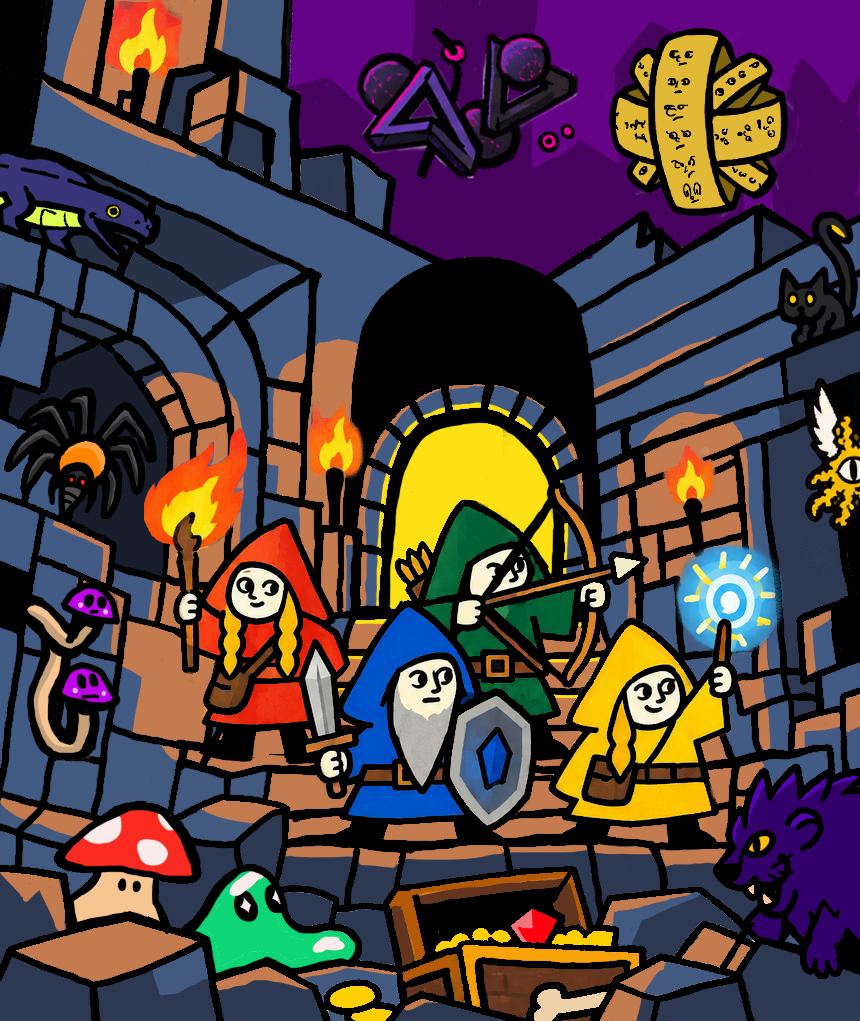
#> input picture art/cover/scene_860.png, 860 x 1021 px; its folder holds 2 pictures in this run; the run also reads 1 picture not shown here
$ python cover.py out.png
#> lines starting #> are read from the running program, lines starting #| are printed output that depends on the picture; after the words box and inside, x2 and y2 are one past the last pixel; in counts of white or black regions, pixels touching at a corner belong together
#> in layer, returned value is the input picture: PIL image 860x1021 RGBA; mean R, G, B, A 78.3, 62, 66.4, 254.9
### tools/art/paper.py
# Paper texture (Jeremy picked "medium", Oct 15, 1.41.26): cold-press paper tooth and little fibres, embossed so the colour
# seems to catch on the bumps, a slight warm paper tint and a soft shadow toward the lower right. Outlines stay clean.
# Applied to every portrait, monster and loot picture; reimport_hires.py applies it to new repaints automatically.
# usage: python3 tools/art/paper.py in.png out.png [strength=1.0]   (light 0.6, medium 1.0, strong 1.6)
import sys, numpy as np
from PIL import Image, ImageFilter, ImageDraw

def paper(im, k=1.0, seed=5):
#> called with k = 1, seed = 5
    rng = np.random.default_rng(seed); S = 2
    base = im.convert('RGBA'); big = base.resize((base.width*S, base.height*S), Image.LANCZOS); W, H = big.size
#> after `W, H = big.size`: W = 1720; H = 2042
    A = np.asarray(big, dtype=np.float32); rgb = A[..., :3].copy(); al = A[..., 3:4]/255
    outline = (rgb.max(2) < 50) & (al[..., 0] > .5)
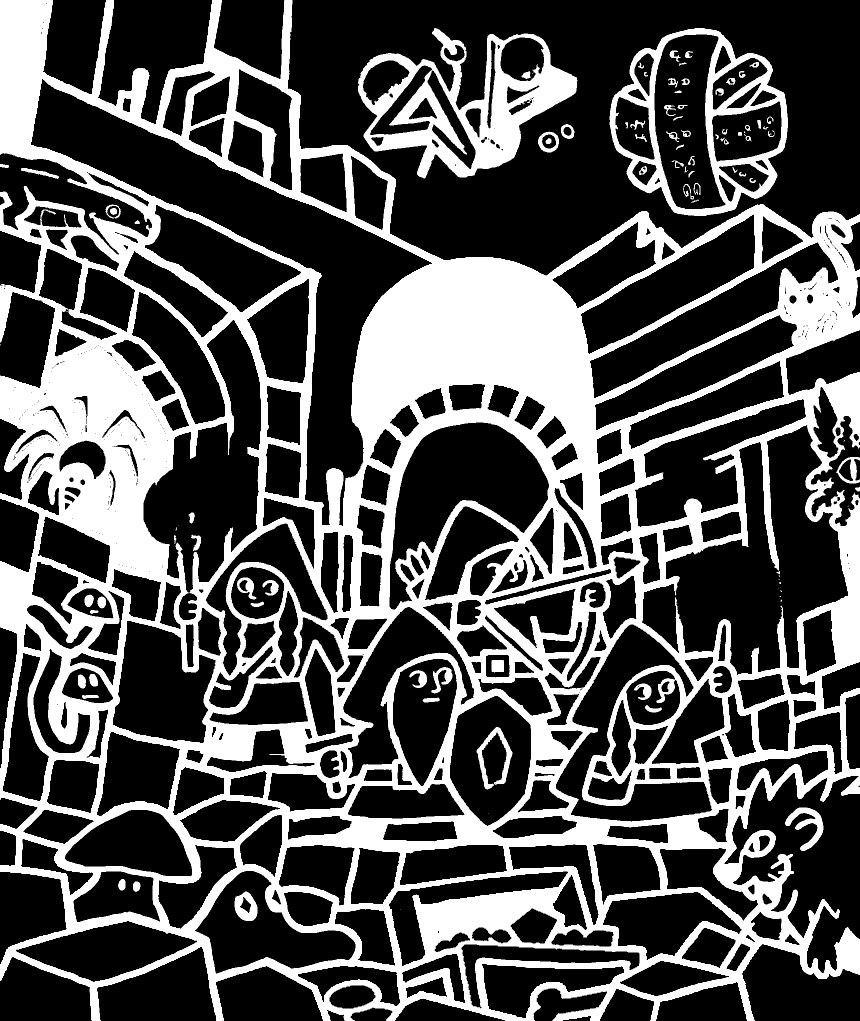
#> outline: shape (2042, 1720) bool (shown at 1/2 size); 32.6% white; 102 white regions (21 under 20 px), largest, box (x1, y1, x2, y2) and area: (0, 0, 1720, 2042) 1045843, (716, 56, 1155, 357) 48462, (1219, 56, 1576, 432) 30396
    ol = np.asarray(Image.fromarray((outline*255).astype(np.uint8)).filter(ImageFilter.MaxFilter(3)), dtype=np.float32)[..., None]/255
#> ol: shape (2042, 1720, 1) float32; values 0 (black) and 1 (white), 36.7% white; 85 white regions (9 under 20 px), largest, box (x1, y1, x2, y2) and area: (0, 0, 1720, 2042) 1169298, (715, 55, 1156, 358) 55194, (1218, 55, 1577, 433) 36511
    fill = (1-ol)*al
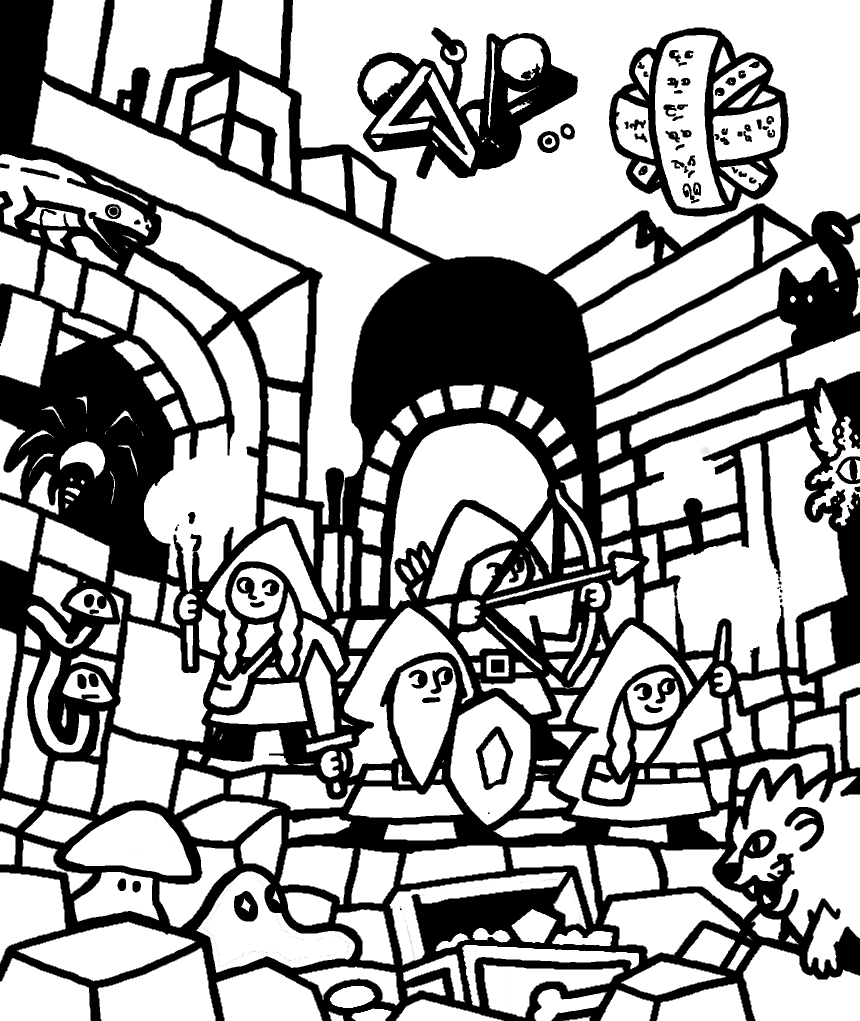
#> fill: shape (2042, 1720, 1) float32 (shown at 1/2 size); min 0, max 1, mean 0.632
    def noise(scale, blur):
        n = Image.fromarray((rng.random((max(2, H//scale), max(2, W//scale)))*255).astype(np.uint8)).resize((W, H), Image.BICUBIC).filter(ImageFilter.GaussianBlur(blur))
        return np.asarray(n, dtype=np.float32)/255-.5
    yy, xx = np.mgrid[0:H, 0:W]
    ys, xs = np.nonzero(al[..., 0] > .5)
    if not len(xs): return base
    cx, cy = xs.mean(), ys.mean(); R = max(xs.max()-xs.min(), ys.max()-ys.min())/2 or 1
#> after `cx, cy = (xs.mean(), ys.mean())`: cx = 859.5; cy = 1020.5
#> after `R = max(xs.max() - xs.min(), ys.max() - ys.min()) / 2 or 1`: R = 1020.5
    dist = np.sqrt((xx-(cx-.35*R))**2+(yy-(cy-.45*R))**2)/(1.55*R)
    edge = np.asarray(Image.fromarray((al[..., 0]*255).astype(np.uint8)).filter(ImageFilter.GaussianBlur(6*S)), dtype=np.float32)/255
    shade = np.clip(np.clip((dist-.55)/.6, 0, 1)**1.2*np.clip(edge*1.3, 0, 1)+.25*np.clip(1-edge*1.6, 0, 1)*al[..., 0], 0, 1)
    tooth = noise(1, .7)*.6+noise(3, 1.2)*.8+noise(12, 4)*.5
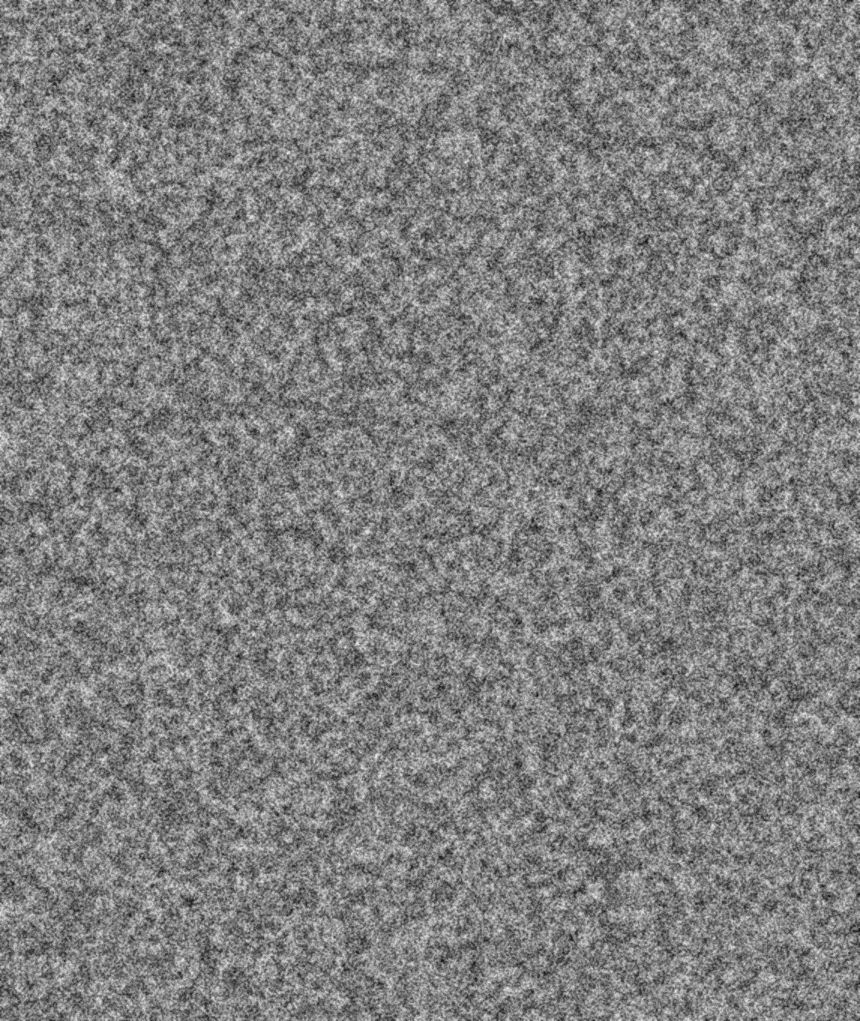
#> tooth: shape (2042, 1720) float32 (shown at 1/2 size); min -0.717, max 0.705, mean -0.00221; drawn with min black and max white
    fib = Image.new('L', (W, H), 0); d = ImageDraw.Draw(fib)
#> after `fib = Image.new('L', (W, H), 0)`: fib: PIL image 1720x2042 L; every value is 0
    for _ in range(int(W*H/900)):
        x, y = rng.uniform(0, W), rng.uniform(0, H); a = rng.uniform(0, np.pi); L = rng.uniform(4, 14)*S
        d.line([(x, y), (x+np.cos(a)*L, y+np.sin(a)*L)], fill=int(rng.uniform(60, 140)), width=1)
#> this loop made 3902 passes
#> (x, y, a, L) on passes 1 to 3: (457.2, 350.7, 2.55, 15.62), (984.2, 550.5, 2.31, 19.79), (999.2, 1390.8, 1.15, 23.17)
    fib = np.asarray(fib.filter(ImageFilter.GaussianBlur(.6)), np.float32)/255
#> fib: shape (2042, 1720) float32
    h = tooth+fib*.8
    gx = np.roll(h, -1, 1)-np.roll(h, 1, 1); gy = np.roll(h, -1, 0)-np.roll(h, 1, 0)
    rel = 1+.9*k*(-gx-gy)
    tint = min(k, 1.5)
    r = rgb*(1-.08*tint+.08*tint*np.array([238, 228, 205])/255)
    r = r*(1+(rel[..., None]-1)*fill)*(1-.08*k*fib[..., None]*fill)
    r = r*(1-.15*k*shade[..., None]*fill)
    out = Image.fromarray(np.concatenate([np.clip(r, 0, 255), A[..., 3:4]], 2).astype(np.uint8))
    return out.resize(base.size, Image.LANCZOS)
#> returned value: PIL image 860x1021 RGBA

# [3 lines that do not run on import are left out]

### tools/art/cover.py
# Cover art with the in-game paper texture (Jeremy, Oct 28, 1.41.98: option C, medium paper like the portraits;
# the logo stays clean so it reads on small thumbnails). Composites art/cover/ layers.
# usage: python3 tools/art/cover.py <out_dir>  -> cover_860.jpg (COVER_ART; splice with import_art.py) and itch_thumb_630x500.png
import sys, os
sys.path.insert(0, os.path.dirname(__file__))
from paper import paper
from PIL import Image
D = os.path.join(os.path.dirname(__file__), '..', '..', 'art', 'cover')
def layer(n): return Image.open(os.path.join(D, n)).convert('RGBA')
def textured():
    s, c = paper(layer('scene_860.png')), paper(layer('characters_860.png'))
#> call 2 of paper, with k = 1, seed = 5
#> in paper (call 2), `outline = (rgb.max(2) < 50) & (al[..., 0] > .5)`: outline: shape (2042, 1720) bool; 13.6% white; 105 white regions (16 under 20 px), largest, box (x1, y1, x2, y2) and area: (346, 962, 1477, 1696) 195031, (715, 56, 1155, 357) 49074, (8, 774, 314, 1043) 40552
#> in paper (call 2), `ol = np.asarray(Image.fromarray((outline*255).astype(np.uint8)).filter..`: ol: shape (2042, 1720, 1) float32; values 0 (black) and 1 (white), 16% white; 91 white regions (6 under 20 px), largest, box (x1, y1, x2, y2) and area: (345, 961, 1478, 1697) 228672, (714, 55, 1156, 358) 55824, (7, 773, 315, 1044) 45466
#> in paper (call 2), `yy, xx = np.mgrid[0:H, 0:W]`: yy: shape (2042, 1720) int64; 2042 distinct labels, from 0 to 2041
#> in paper (call 2), `yy, xx = np.mgrid[0:H, 0:W]`:
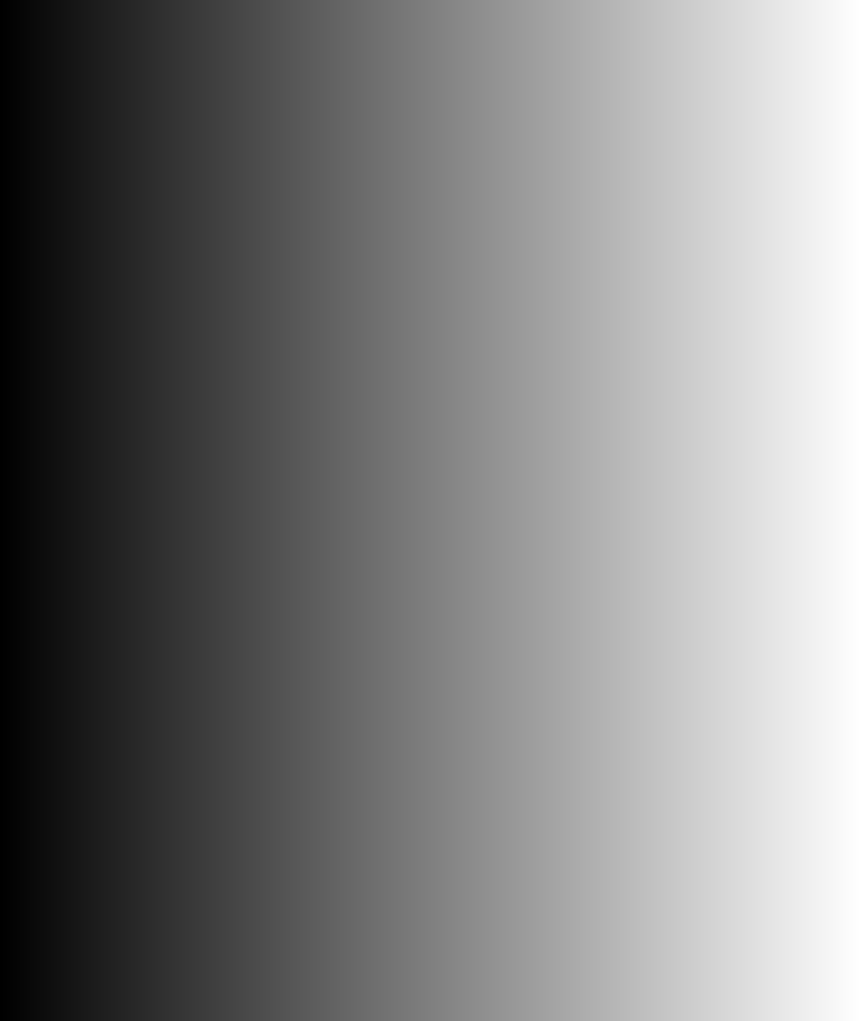
#> xx: shape (2042, 1720) int64 (shown at 1/2 size); min 0, max 1719, mean 859.5; drawn with min black and max white
#> in paper (call 2), `cx, cy = (xs.mean(), ys.mean())`: cx = 914.2; cy = 1145.8
#> in paper (call 2), `R = max(xs.max() - xs.min(), ys.max() - ys.min()) / 2 or 1`: R = 951.5
#> the loop in paper (call 2), `for _ in range(int(W*H/900)):` made 3902 passes
#> in paper (call 2), `return out.resize(base.size, Image.LANCZOS)`:
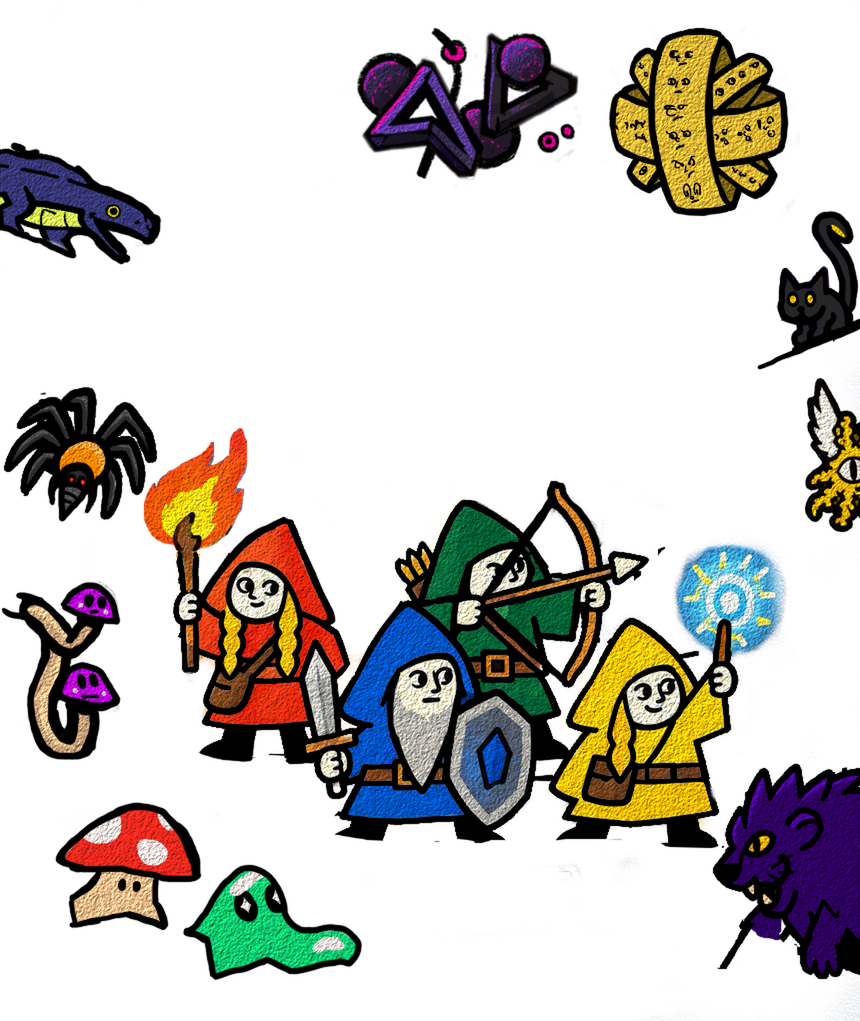
#> returned value: PIL image 860x1021 RGBA; mean R, G, B, A 28, 24.6, 20.2, 80.3; transparent parts drawn white
    s.alpha_composite(c); return s
if __name__ == '__main__':
    out = sys.argv[1]; os.makedirs(out, exist_ok=True)
    base, logo = textured(), layer('logo_860.png')
#> (the run stopped early here; a loop or call above may not have finished)
